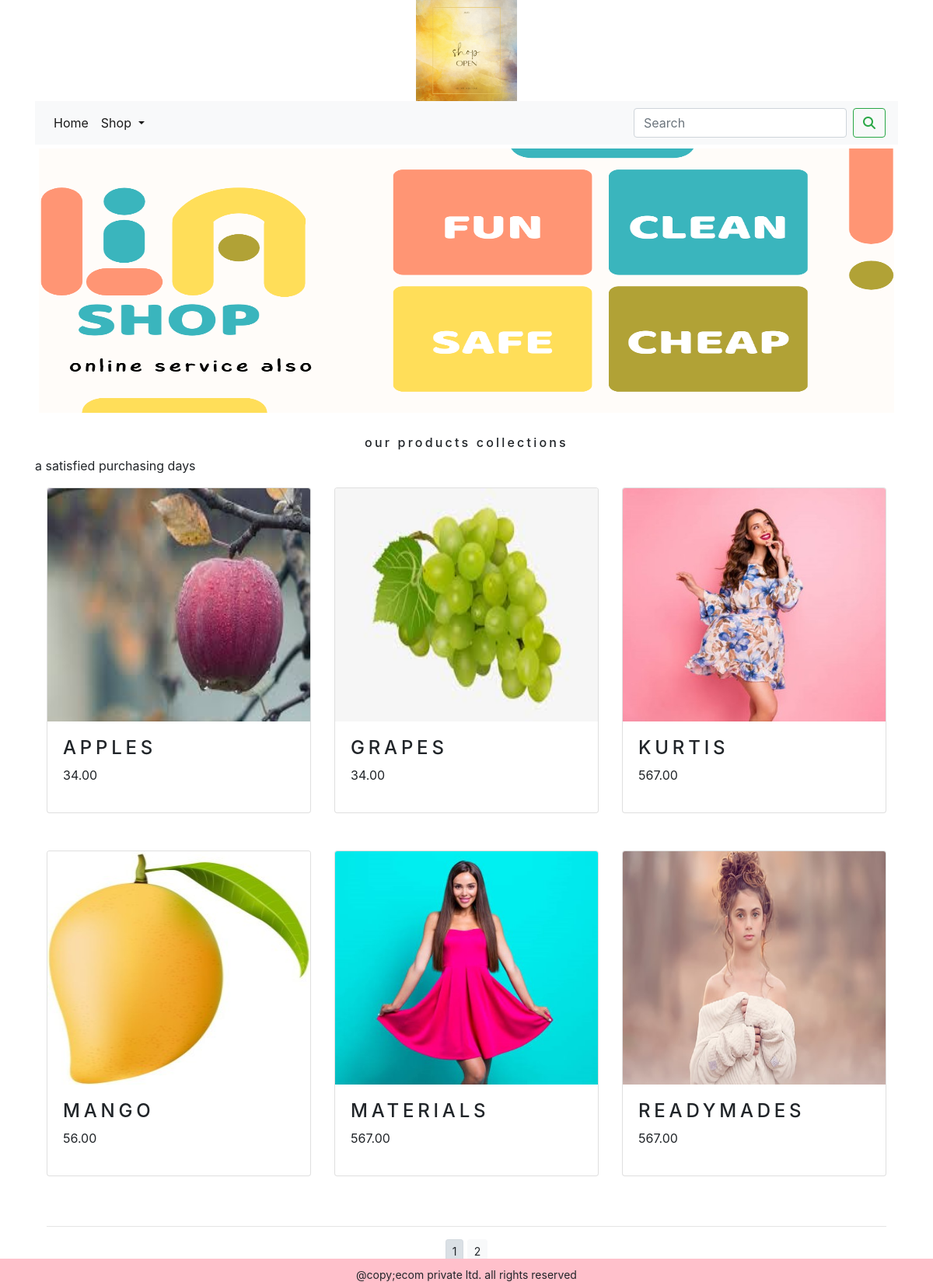
The page /ecom1app/ on the database its author committed.
### ecom1app/models.py (models this page shows, shortened)
class Product(models.Model):
    name = models.CharField(max_length=250, unique=True)
    slug = models.SlugField(max_length=250, unique=True)
    description = models.TextField(blank=True)
    price = models.DecimalField(max_digits=10,decimal_places=2)
    category = models.ForeignKey(Category,on_delete=models.CASCADE)
    image = models.ImageField(upload_to='product', blank=True)
    stock = models.IntegerField()
    available = models.BooleanField(default=True)
    created = models.DateTimeField(auto_now_add=True)
    updated = models.DateTimeField(auto_now=True)
    def get_url(self):
        return reverse('ecom1app:procatdetail',args=[self.category.slug,self.slug])
    class Meta:
        ordering = ('name',)
        verbose_name = 'product'
        verbose_name_plural = 'products'

### ecom1app/views.py (the view)
# urls.py: path('',views.allprodcat,name='allprodcat'),
def allprodcat(request,cslug=None):
    cpage=None
    products_list = None
    if cslug!=None:
        cpage=get_object_or_404(Category,slug=cslug)
        products_list = Product.objects.all().filter(category=cpage,available=True)
    else:
        products_list = Product.objects.all().filter(available=True)
    paginator = Paginator(products_list,6)
    try:
        page=int(request.GET.get('page','1'))
    except:
        page=1
    try:
        products=paginator.page(page)
    except (EmptyPage,InvalidPage):
        products=paginator.page(paginator.num_pages)
    return render(request,"category.html",{'category':cpage,'products':products})

### cart/context_processors.py (called while the page is built)
def counter(request):
    item_count=0
    if 'admin' in request.path:
        return {}
    else:
        try:
            cart=Cart.objects.filter(cart_id=_cart_id(request))
            cart_items=CartItem.objects.all().filter(cart=cart[:1])
            for cart_item in cart_items:
                item_count += cart_item.quantity
        except Cart.DoesNotExist:
            item_count=0
    return dict(item_count=item_count)

### cart/views.py (called while the page is built)
def _cart_id(request):
    cart = request.session.session_key
    if not cart:
        cart = request.session.create()
    return cart

### ecom1app/context_processors.py (called while the page is built)
def menu_links(request):
    links=Category.objects.all()
    return dict(links=links)

### ecom1app/models.py (called while the page is built)
    def get_url(self):
        return reverse('ecom1app:products_by_category',args=[self.slug])

### templates/category.html (shortened to what this page needs)
{% extends 'base.html' %}
{% load static %}
{% block content %}
<div class="mx_auto">
    {% if category %}
         <img class="my_image" src="{{category.image.url}}" alt="{{category.name}}">
</div>
    <br>
<div>
         <h1 class="text-center my_title">{{category.name}}</h1>
         <p class="text-justify">{{category.description}}</p>
</div>
    {% else %}
<div>
<img class="my_image my_image_padding" src="{% static 'img/banner1.png' %}" alt="our products" width="1110px" height="350px">
</div>
<br>
<div>
    <h1 class="text-center my_title">our products collections</h1>
    <p class="text-justify">a satisfied purchasing days </p>
</div>
    {% endif %}
<div class="container">
    <div class="row mx_auto">
        {% for product in products.object_list %}
        <div class="my_bottom_margin col-9 col-sm-12 mb-5 col-md-4 xol-lg-4">
            <div class="card h-100" style="min-width:18rem;">
                <a href="{{product.get_url}}"><img class="card-img-top my_image" src="{{product.image.url}}" alt="{{product.name}}" width="100px" height="300px"></a>
            <div class="card-body">
                <h4>{{product.name}}</h4>
                <p>{{product.price}}</p>
            </div>
            </div>
        </div>
        {% endfor %}
    </div>
    <div class="mx-auto">
        {% if products.paginator.num_pages > 1 %}
        <hr>
        <div class="text-center">
            {% for pg in products.paginator.page_range %}
                <a href="?page={{pg}}" class="btn btn-light btn-sm {% if products.number == pg %} active {% endif %}">{{pg}}</a>
            {% endfor %}
        </div>
        {% endif %}
    </div>
    <br>
</div>
{% endblock %}

### templates/base.html (shortened to what this page needs)
{% load static %}
<!DOCTYPE html>
<html lang="en">
<head>
    <link rel="stylesheet" href="https://cdn.jsdelivr.net/npm/bootstrap@4.0.0/dist/css/bootstrap.min.css">
    <link rel="stylesheet" href="{% static 'css/custom.css' %}">
    <link href="{% static 'css/bootstrap.min.css' %}" rel="stylesheet">
</head>
<body>
<div class="container">
{% include 'header.html' %}
{% include 'nav.html' %}
{% block content %}
{% endblock %}
    </div>
{% include 'footer.html' %}
</body>
</html>

### templates/header.html
{% load static %}
<header>
  <center>
     <a href ="{% url 'ecom1app:allprodcat' %}"> <img src="{% static 'img/logo.png' %}" alt="logimage" width="130px" height="130px"> </a>
  </center>
</header>

### templates/nav.html (shortened to what this page needs)
<nav class="navbar navbar-expand-lg navbar-light bg-light">
  <div class="collapse navbar-collapse" id="navbarSupportedContent">
    <ul class="navbar-nav mr-auto">
      <li class="nav-item active">
        <a class="nav-link" href="#">Home</a>
      </li>
      <li class="nav-item dropdown {% if 'ecom1app' in request.path %} active {% endif %}">
        <a class="nav-link dropdown-toggle" href="#" id="navbarDropdown" role="button" data-toggle="dropdown" aria-haspopup="true" aria-expanded="false">
          Shop
        </a>
      </li>
    </ul>
    <form class="form-inline my-2 my-lg-0" action="{% url 'search_app:SearchResult' %}" method="get" >
      <input class="form-control mr-sm-2" type="search" placeholder="Search" name="q" aria-label="Search">
      <button class="btn btn-outline-success my-2 my-sm-0" type="submit"><i class="fa fa-search"></i></button>
    </form>
  </div>
</nav>

### templates/footer.html
<div class="footer navbar-fixed-bottom  my_footer" style="background-color:pink;height:30px;
    position:fixed;left:0;bottom:0;width:100%;">
    <p class="text-center">@copy;ecom private ltd. all rights reserved </p>
</div>

### static/css/custom.css (style rules this page uses)
body { font-family: 'Roboto', sans-serif; }
.my_footer { background-color:pink; height:30px; position:fixed; bottom:0; width:100%; }
.my_footer p { padding-top:10px; font-size:14px; }
.my_image { width:100% height:auto; }
.my_title { font-size:16px; text_transform:uppercase; letter-spacing:.2em; }
.my_image_padding { padding:5px; }
.my_bottom_margin { margin_bottom:10px; }
.card-body h4 { font size:14px; text_transform:uppercase; letter-spacing:.2em; }

### rows shown on the page
Product: image (picture), name "APPLES", price "34.00"
Product: image (picture), name "GRAPES", price "34.00"
Product: image (picture), name "KURTIS", price "567.00"
Product: image (picture), name "MANGO", price "56.00"
Product: image (picture), name "MATERIALS", price "567.00"
Product: image (picture), name "READYMADES", price "567.00"

### other values the page prints
{{ pg }} "1" "2"
